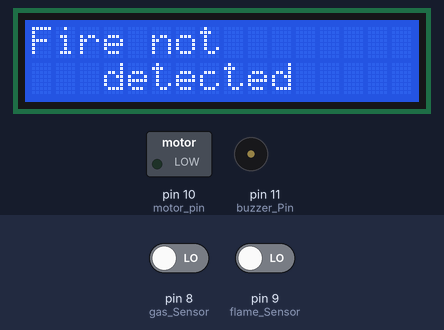
A sketch run on a simulated Arduino Uno, built with avr-gcc and run on an emulated ATmega328P. On the bench: 16×2 character LCD, switched loads named in the sketch (green lamp = pin HIGH), buzzer (waves = sounding, pin HIGH). The test bench sets the inputs (shaded band); at power-on: pin 8 (gas_Sensor) LOW, pin 9 (flame_Sensor) LOW. What the sketch prints to the serial monitor is not drawn.

Above: at 1.7 s.
1.8 s: pin 8 (gas_Sensor) driven HIGH and pin 9 (flame_Sensor) driven HIGH
At 2.5 s:
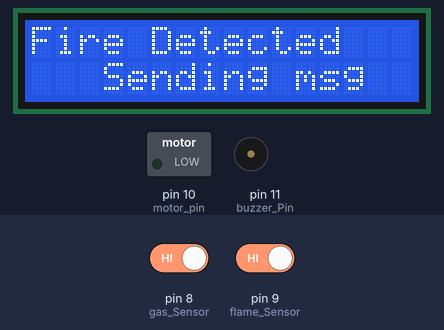
At 4.6 s:
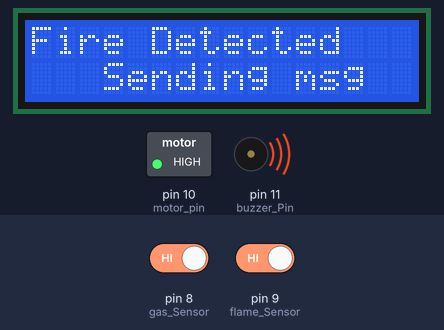
Timing chart, 0 to 6.1 s (numbered marks = the images above; inputs shaded):
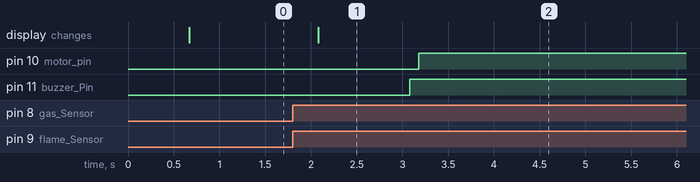

Measured:
- after the input at 1.8 s, pin 10 (motor_pin): LOW → HIGH after 1.4 s; pin 11 (buzzer_Pin): LOW → HIGH after 1.3 s; the display: changes after 0.28 s (image 1)

The sketch:

Fire_Detection_System_Proteus.ino
```cpp
#include <LiquidCrystal.h>

LiquidCrystal lcd(2, 3, 4, 5, 6,7);
const int gas_Sensor = 8;
const int flame_Sensor = 9;
const int motor_pin = 10;
const int buzzer_Pin = 11;
bool fire_Status = LOW;
bool flame_Status = LOW;

void setup() {
  Serial.begin(9600);
  pinMode(buzzer_Pin, OUTPUT);
   pinMode(motor_pin, OUTPUT);
  pinMode(gas_Sensor, INPUT);
   pinMode(flame_Sensor, INPUT);

  lcd.begin(16, 2);
  lcd.print("Fire DETECTION");
  lcd.setCursor(0,2);
  lcd.print(" SYSTEM");
  delay(500);
}
void loop() {
  fire_Status = digitalRead(gas_Sensor);
  flame_Status = digitalRead(flame_Sensor);
  delay(100);
  if((fire_Status == HIGH) and (flame_Status == HIGH))
  {
    lcd.clear();
    lcd.print("Fire Detected");
    lcd.setCursor(3,2);
    lcd.print("Sending msg");
    delay(1000);
    digitalWrite(buzzer_Pin, HIGH);
    delay(100);
    digitalWrite(motor_pin, HIGH);
    delay(100);
    while(1)
    {
      SendMessage();
    }
  }
  else
  {

    lcd.clear();
    lcd.print("Fire not ");
    lcd.setCursor(3,2);
    lcd.print("detected");
    delay(500);
    digitalWrite(buzzer_Pin, LOW);
    digitalWrite(motor_pin, LOW);
    delay(100);
  }
}


void SendMessage()
{
  Serial.println("AT+CMGF=1");
  delay(1000);
  Serial.println("AT+CMGS=\"+919399721840\"\r");
  delay(1000);
  Serial.println("Fire Detected inside home");
  delay(100);
  Serial.println((char)26);
  delay(1000);
}
```
